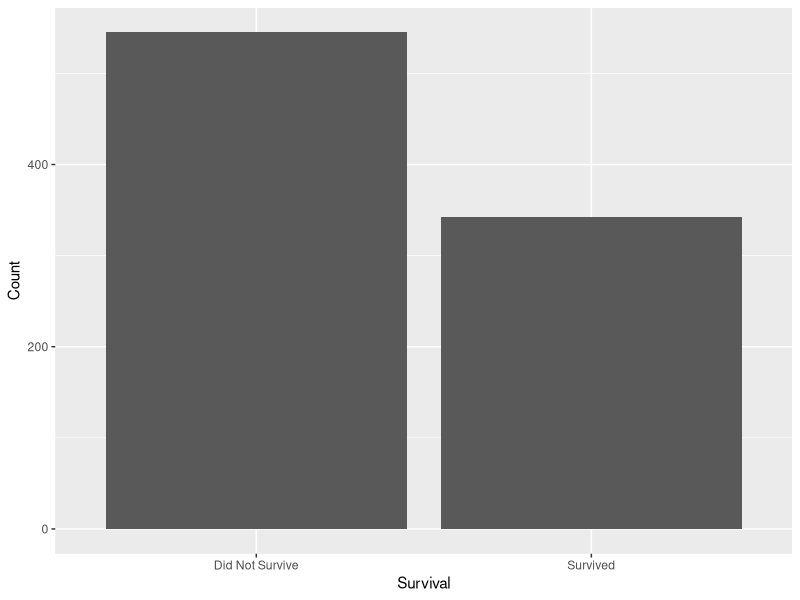
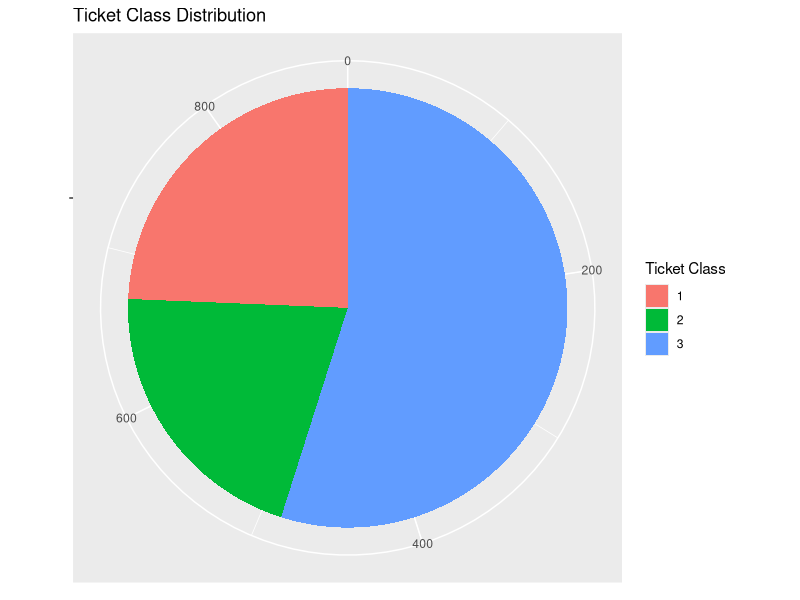
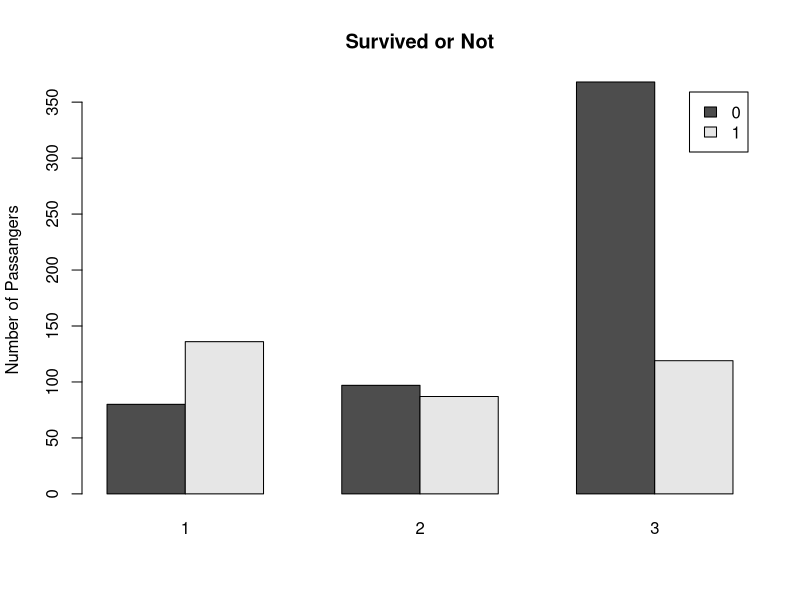

Write R code to recreate these figures, in order.
# get and read the data
getwd()
Titanic <- read.csv("Titanic.csv")
Titanic

#Deliverable 2: Using the ifelse function covered in Chapter 1

Titanic$Survived.char <-
  ifelse(
    test = (Titanic$Survived == 1),
    yes = "Survived",
    no = "Did Not Survive"
  )


#3. Calculate the frequency and relative frequency of survival for Titanic passengers.

# relative frequency (the proportion of observations)
prop.table(table(Titanic$Survived.char))


# in %s
prop.table(table(Titanic$Survived.char))* 100

#4.Calculate the frequency and relative frequency of passengers in each ticket class.

class_freq <- table(Titanic$Pclass)
class_rel_freq <- prop.table(class_freq)
class_freq


#5.Create a bar chart to display the number of passengers who survived and did not survive the Titanic sinking.

library(ggplot2)

ggplot(Titanic, aes(x = Survived.char)) + 
  geom_bar() + 
  xlab("Survival") + 
  ylab("Count")

#6. Create a pie chart to display the percent of passengers who traveled under each ticket class.

ggplot(Titanic, aes(x = "", fill = factor(Pclass))) + 
  geom_bar(width = 1) + 
  coord_polar(theta = "y") +
  scale_fill_discrete(name = "Ticket Class") + 
  labs(x = NULL, y = NULL, title = "Ticket Class Distribution")


#7.Create a contingency table to show the joint distribution of survival and passenger ticket class.

table(Titanic$Survived, Titanic$Pclass)


#8.Draw a side-by-side bar chart to show the number of passengers
#in each ticket class who survived and did not survive. You can
#use the argument args.legend = list(x="topleft")
#to move the legend to the top left of the graph.


barplot(
  table(Titanic$Survived, Titanic$Pclass),
  main="Survived or Not",
  beside = TRUE,
  legend.text = TRUE,
  xlab = "",
  ylab = "Number of Passangers"
)